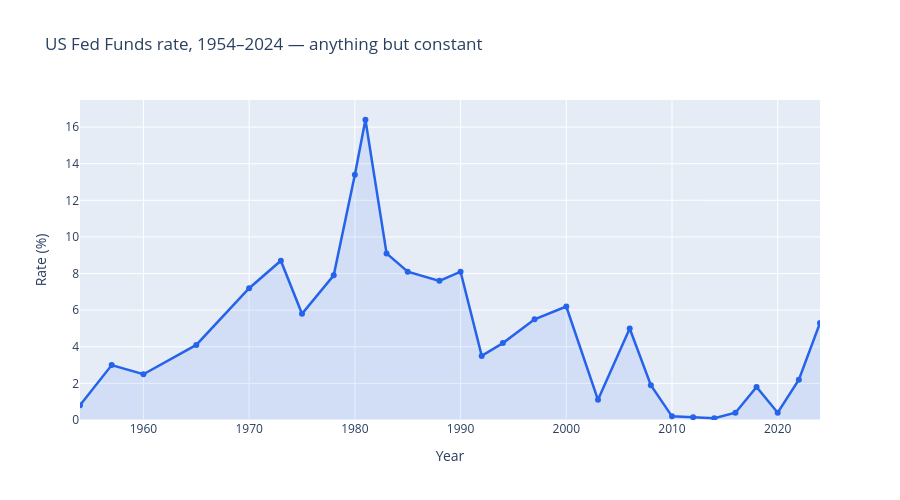

The notebook cell this image was saved under:
### Markdown cell above
## Assumption 1 : The risk-free rate $r$ is known and constant

**What it says.** There is a single, known rate $r$ at which one can
borrow and lend without risk, and it does not change over the life of
the option $[0, T]$.

**Why we assume it.** For short-dated options on liquid underlyings,
$r$ changes very little over the option's life. The approximation is
excellent, and the closed-form solution is fast and accurate.

**Reality.** $r$ is set by central banks and moves with the macro
cycle. Over months, it drifts. Over years, it can move dramatically.

### Code cell
import numpy as np
import plotly.graph_objects as go

# --- Historical Fed Funds rate (annual averages, simplified) ---
# Source: Federal Reserve Economic Data (FRED), series FEDFUNDS
years = np.array([1954, 1957, 1960, 1965, 1970, 1973, 1975, 1978, 1980,
                  1981, 1983, 1985, 1988, 1990, 1992, 1994, 1997, 2000,
                  2003, 2006, 2008, 2010, 2012, 2014, 2016, 2018, 2020,
                  2022, 2024])

rates = np.array([0.80, 3.00, 2.50, 4.10, 7.20, 8.70, 5.80, 7.90, 13.40,
                  16.40, 9.10, 8.10, 7.60, 8.10, 3.50, 4.20, 5.50, 6.20,
                  1.10, 5.00, 1.90, 0.20, 0.15, 0.10, 0.40, 1.80, 0.40,
                  2.20, 5.30])
fig = go.Figure()

fig.add_trace(go.Scatter(
    x=years, y=rates,
    mode="lines+markers",
    line=dict(color="#2563eb", width=2.5),
    marker=dict(size=6, color="#2563eb"),
    fill="tozeroy",
    fillcolor="rgba(37, 99, 235, 0.10)",
    name="Fed Funds rate",
    hovertemplate="Year %{x}<br>Rate %{y:.2f}%<extra></extra>",
))

fig.update_layout(
    title="US Fed Funds rate, 1954–2024 — anything but constant",
    xaxis_title="Year",
    yaxis_title="Rate (%)",
    height=500,
)

fig.show()

### Figure 1 — Plotly figure (JSON) as saved in the notebook; plotly's stock layout.template omitted (floating-point values rounded to 4 significant figures)
{"data": [{"fill": "tozeroy", "fillcolor": "rgba(37, 99, 235, 0.10)", "hovertemplate": "Year %{x}<br>Rate %{y:.2f}%<extra></extra>", "line": {"color": "#2563eb", "width": 2.5}, "marker": {"color": "#2563eb", "size": 6}, "mode": "lines+markers", "name": "Fed Funds rate", "type": "scatter", "x": [1954, 1957, 1960, 1965, 1970, 1973, 1975, 1978, 1980, 1981, 1983, 1985, 1988, 1990, 1992, 1994, 1997, 2000, 2003, 2006, 2008, 2010, 2012, 2014, 2016, 2018, 2020, 2022, 2024], "y": [0.8, 3.0, 2.5, 4.1, 7.2, 8.7, 5.8, 7.9, 13.4, 16.4, 9.1, 8.1, 7.6, 8.1, 3.5, 4.2, 5.5, 6.2, 1.1, 5.0, 1.9, 0.2, 0.15, 0.1, 0.4, 1.8, 0.4, 2.2, 5.3]}], "layout": {"height": 500, "title": {"text": "US Fed Funds rate, 1954–2024 — anything but constant"}, "xaxis": {"title": {"text": "Year"}}, "yaxis": {"title": {"text": "Rate (%)"}}}}
